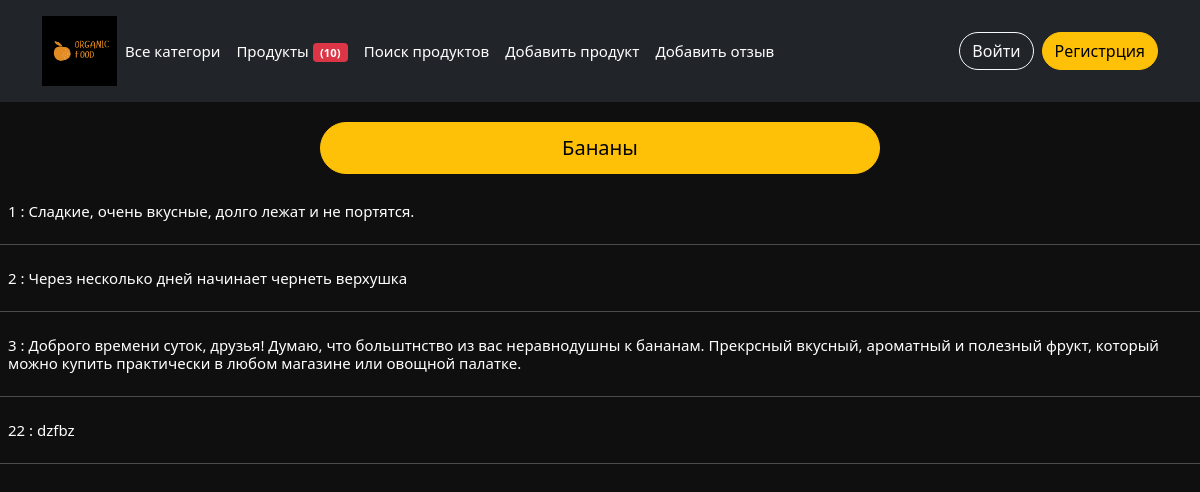
The page /products/1/ on the database its author committed.
### first_app/models.py (models this page shows, shortened)
class Product(models.Model):
    class Meta:
        verbose_name = 'Продукт'
        verbose_name_plural = 'Продукты'
    title = models.CharField(max_length=200, verbose_name='Название', blank=False)
    description = models.CharField('Описание', max_length=500, blank=False)
    price = models.IntegerField('Цена', default=None, blank=False)
    category = models.ForeignKey(Category, verbose_name='Категория', on_delete=models.SET_NULL, null=True)

class Review(models.Model):
    class Meta:
        verbose_name = 'Отзыв'
        verbose_name_plural = 'Отзывы'
    text = models.CharField('Текст', max_length=500, blank=False)
    product = models.ForeignKey(Product, verbose_name='Продукт', on_delete=models.CASCADE, null=True)

### first_app/views.py (the view)
# urls.py: path('products/<int:id>/', views.product_item),
def product_item(request, id):
    product = Product.objects.get(id=id)
    reviews = Review.objects.filter(product_id=id)
    data = {
        'product': product,
        'reviews': reviews
    }
    return render(request, 'products.html', context=data)

### templates/products.html
{% extends 'layout.html' %}
{% block content %}
    <div class="d-grid gap-2 col-6 mx-auto">
        <h1 class="btn btn-primary btn-lg">{{ product.title }}</h1>
    </div>
    {% for review in reviews %}
        <h4 class="nav-link px-2 text-white"  style="font-size: 15px">  {{ review.id }} : {{ review.text }}</h4>
        <hr>
    {% endfor %}
{% endblock %}

### static/CSS/index.css (style rules this page uses)
body { font-size: 13px; background: rgba(0, 0, 0, 0.94); color: #ffffff; }
.btn-primary { border-radius: 40px; margin: 20px; padding: 10px; color: #030303; background-color: #ffc107; border-color: #ffc107; }

### rows shown on the page
Product: title "Бананы"
Review: id "1", text "Сладкие, очень вкусные, долго лежат и не портятся."
Review: id "2", text "Через несколько дней начинает чернеть верхушка"
Review: id "3", text "Доброго времени суток, друзья! Думаю, что больштнство из вас неравнодушны к бананам. Прекрсный вкусный, ароматный и полезный фрукт, который можно купить практически в любом магазине или овощной палатке."
Review: id "22", text "dzfbz"
